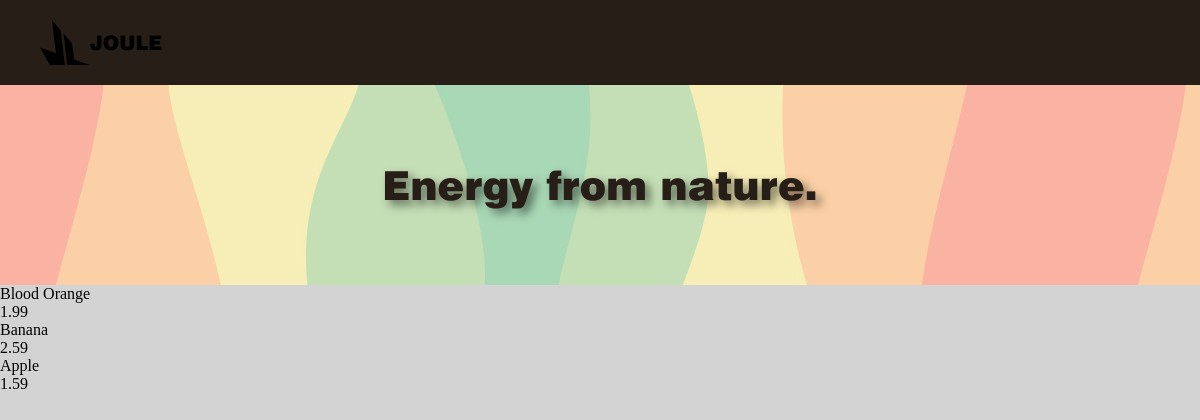
/practiques_backend/ExCistell/index.php, run on the app's committed database.
### tables this page shows
CREATE TABLE `s14productes` (
  `id` int(4) NOT NULL,
  `nom` varchar(100) NOT NULL,
  `descripcio` text NOT NULL,
  `preu` float(5,2) DEFAULT NULL,
  `imatge` varchar(100) DEFAULT NULL
);

### practiques_backend/ExCistell/index.php (the view, shortened to what this page needs)
<?php include("header.php"); ?>
    <?php
        $db = new Conexion();
        $result = $db -> query("SELECT id,nom,preu FROM s14productes");
        echo "<ul>";
        foreach ($result as $product) {
            echo "<li><a href='product.php?id=$product[id]'>$product[nom]</a></br>$product[preu]</li>";
        }
        echo "</ul>";
    ?>
</body>
</html>

### practiques_backend/ExCistell/style/style.css (style rules this page uses)
* { margin: 0; padding: 0; box-sizing: border-box; }
body { background-color: lightgray; }
a { color: inherit; text-decoration: inherit; }

### data on the page
s14productes: nom "Blood Orange", preu "1.99"
s14productes: nom "Banana", preu "2.59"
s14productes: nom "Apple", preu "1.59"
